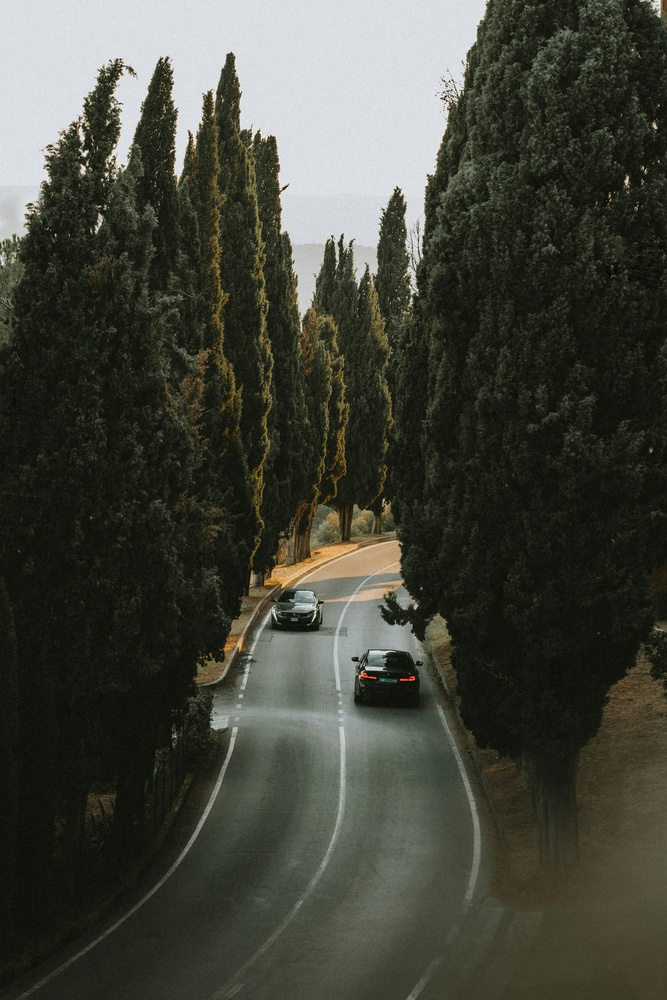
#> input picture sample.jpg, 667 x 1000 px, shrunk from 3000 x 4500 before the run, found by its file name
$ jupyter execute cv_rs_6.ipynb
#> lines starting #> are read from the running program, lines starting #| are printed output that depends on the picture; after the words box and inside, x2 and y2 are one past the last pixel; in counts of white or black regions, pixels touching at a corner belong together
[cell 1]
import os
import cv2
import numpy as np
import matplotlib.pyplot as plt

if os.path.exists('sample_data/sample.jpg'):
    image_path = 'sample_data/sample.jpg'
elif os.path.exists('sample.jpg'):
    image_path = 'sample.jpg'
else:
    image_path = 'sample.jpg'

if os.path.exists(image_path):
    image = cv2.imread(image_path)
#> image is the input picture: shape (1000, 667, 3); mean B, G, R 58.7, 68.7, 66.7
    gray = cv2.cvtColor(image, cv2.COLOR_BGR2GRAY)
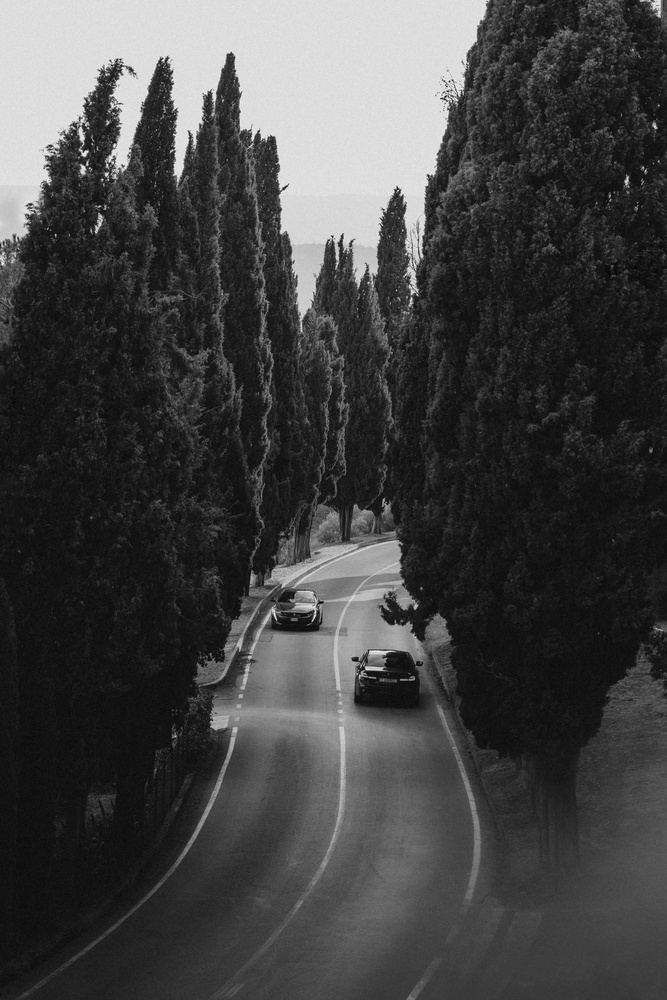
#> gray: shape (1000, 667); min 1, max 244, mean 66.9
    blurred = cv2.GaussianBlur(gray, (5, 5), 0)
    edged = cv2.Canny(blurred, 50, 150)
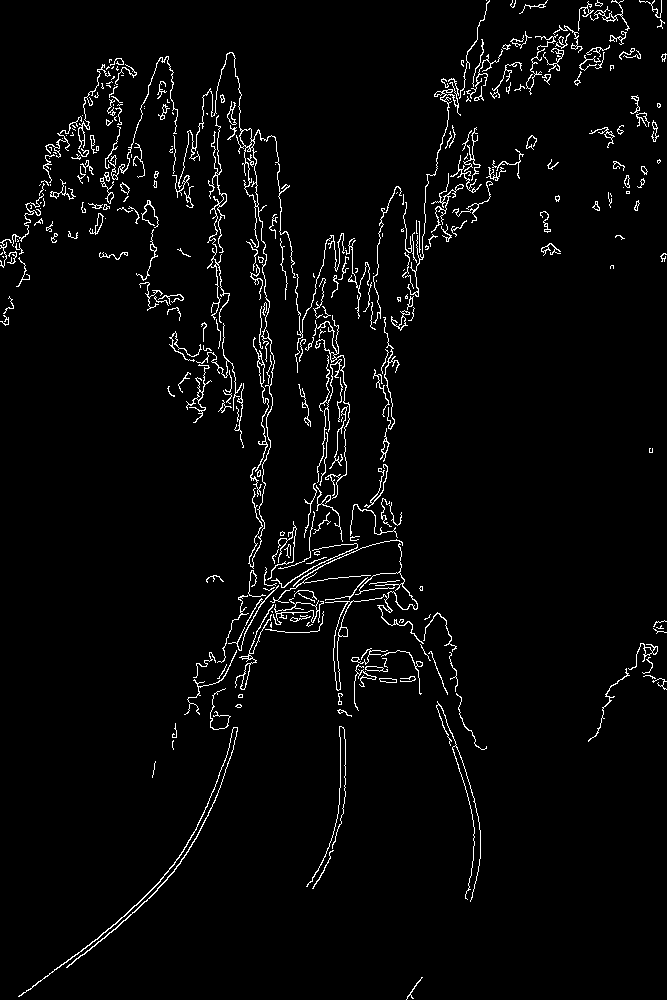
#> edged: shape (1000, 667); 3.2% white in thin lines or dots

    contours, _ = cv2.findContours(edged, cv2.RETR_EXTERNAL, cv2.CHAIN_APPROX_SIMPLE)
#> contours = 331 contours, 244 with area under 20; largest, box (x1, y1, x2, y2) and area: (178, 52, 296, 569) 816, (325, 543, 424, 691) 533, (273, 598, 324, 625) 290, (18, 727, 238, 997) 289, (207, 115, 230, 323) 202

    contour_image = image.copy()
    cv2.drawContours(contour_image, contours, -1, (0, 255, 0), 2)
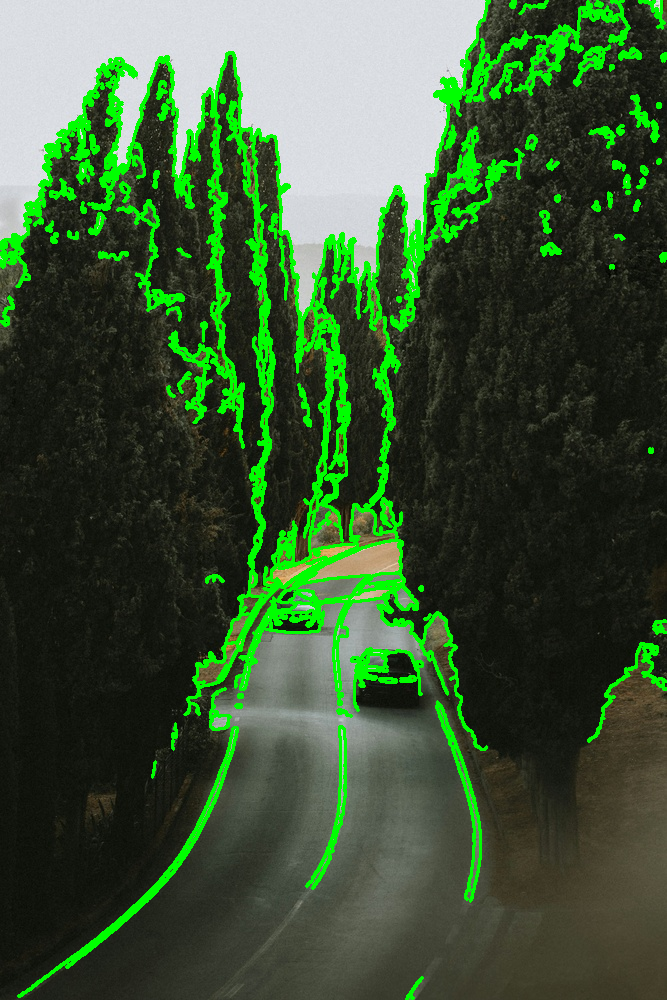
#> contour_image: shape (1000, 667, 3); 9.67% of pixels changed, all inside (x1, y1, x2, y2) = (0, 0, 667, 1000)

    plt.figure(figsize=(15, 5))

    plt.subplot(1, 3, 1)
    plt.title('Original Image')
    plt.imshow(cv2.cvtColor(image, cv2.COLOR_BGR2RGB))
    plt.axis('off')

    plt.subplot(1, 3, 2)
    plt.title('Edge Detection (Canny)')
    plt.imshow(edged, cmap='gray')
    plt.axis('off')

    plt.subplot(1, 3, 3)
    plt.title('Contours Detected')
    plt.imshow(cv2.cvtColor(contour_image, cv2.COLOR_BGR2RGB))
    plt.axis('off')

    plt.show()
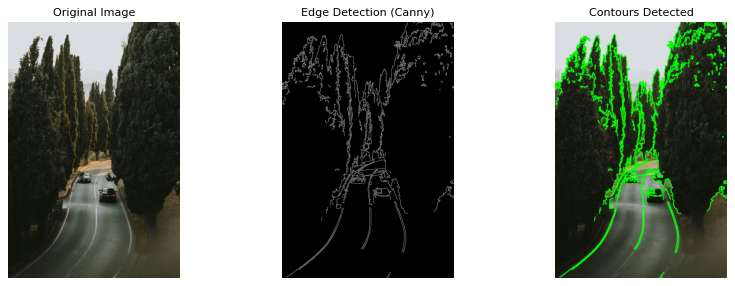
#> figure drawn by matplotlib, 3 panels
else:
    print(f" Error: Could not find '{image_path}'. Please upload your image file.")
